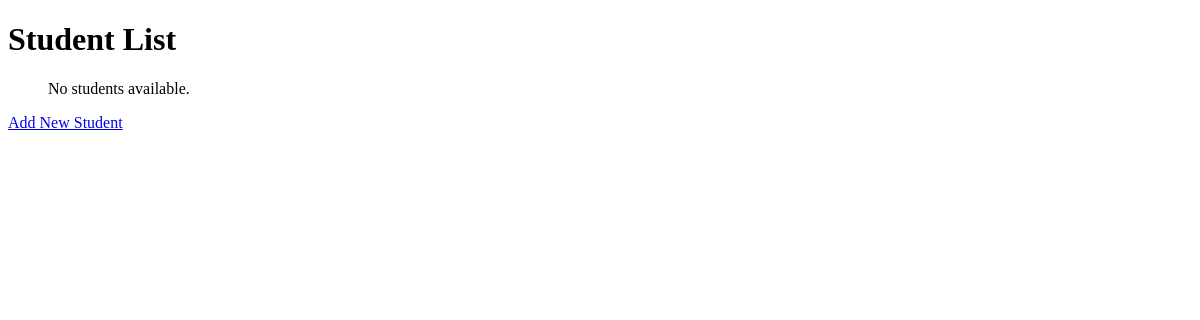
The page /books/studentlist/ on the database as committed earlier.
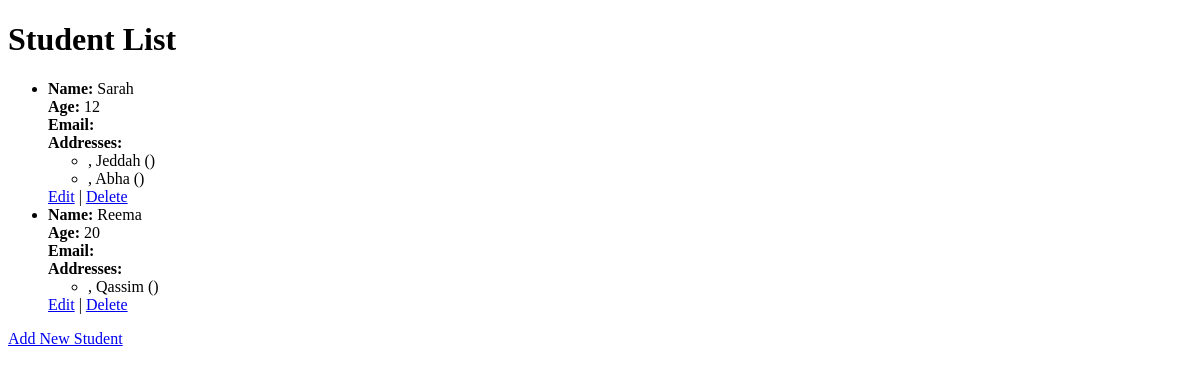
The same page on the database as committed later.
### bookmodule/models.py (models this page shows, shortened)
class Student(models.Model):  # Rename to avoid conflicts with Task 1
    name = models.CharField(max_length=50)
    age = models.IntegerField()
    addresses = models.ManyToManyField(Address)

class Address(models.Model):
    city = models.CharField(max_length=50)

### bookmodule/views.py (the view)
# urls.py: path('studentlist/', views.student_list, name='student_list'),
def student_list(request):
    students = Student.objects.all()
    return render(request, 'student_list.html', {'students': students})

### bookmodule/templates/student_list.html (shortened to what this page needs)
<!DOCTYPE html>
<html lang="en">
<head>
</head>
<body>
    <h1>Student List</h1>
    <ul>
        {% for student in students %}
            <li>
                <strong>Name:</strong> {{ student.name }} <br>
                <strong>Age:</strong> {{ student.age }} <br>
                <strong>Email:</strong> {{ student.email }} <br>
                <strong>Addresses:</strong>
                <ul>
                    {% for address in student.addresses.all %}
                        <li>{{ address.street }}, {{ address.city }} ({{ address.zip_code }})</li>
                    {% empty %}
                        <li>No addresses assigned</li>
                    {% endfor %}
                </ul>
                <a href="{% url 'student_update' student.id %}">Edit</a> |
                <a href="{% url 'student_delete' student.id %}">Delete</a>
            </li>
        {% empty %}
            <p>No students available.</p>
        {% endfor %}
    </ul>
    <a href="{% url 'student_add' %}">Add New Student</a>
</body>
</html>

Rows that differ between the two databases and show on the page:
added Student: name "Sarah", age "12"
added Address: city "Jeddah", shown under "Sarah"
added Address: city "Abha", shown under "Sarah"
added Student: name "Reema", age "20"
added Address: city "Qassim", shown under "Reema"
Other text that changed with them:
text no longer shown: "No students available."
